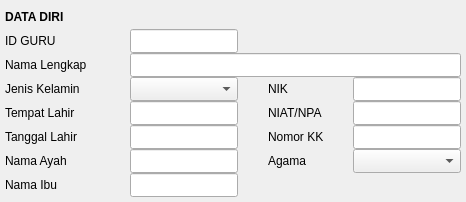
               <widget class="QWidget" name="widget_datadiri" native="true">
                <property name="styleSheet">
                 <string notr="true"/>
                </property>
                <layout class="QGridLayout" name="gridLayout_5" columnminimumwidth="120,0,20,80,0">
                 <property name="leftMargin">
                  <number>5</number>
                 </property>
                 <property name="topMargin">
                  <number>5</number>
                 </property>
                 <property name="rightMargin">
                  <number>5</number>
                 </property>
                 <property name="bottomMargin">
                  <number>5</number>
                 </property>
                 <property name="horizontalSpacing">
                  <number>5</number>
                 </property>
                 <property name="verticalSpacing">
                  <number>0</number>
                 </property>
                 <item row="3" column="2">
                  <widget class="QWidget" name="widget" native="true"/>
                 </item>
                 <item row="2" column="0">
                  <widget class="QLabel" name="label_62">
                   <property name="text">
                    <string>Nama Lengkap</string>
                   </property>
                  </widget>
                 </item>
                 <item row="5" column="1">
                  <widget class="QLineEdit" name="line_tgl_lahir">
                   <property name="minimumSize">
                    <size>
                     <width>0</width>
                     <height>24</height>
                    </size>
                   </property>
                  </widget>
                 </item>
                 <item row="3" column="1">
                  <widget class="QComboBox" name="cbo_jk">
                   <property name="minimumSize">
                    <size>
                     <width>0</width>
                     <height>24</height>
                    </size>
                   </property>
                  </widget>
                 </item>
                 <item row="5" column="0">
                  <widget class="QLabel" name="label_5">
                   <property name="text">
                    <string>Tanggal Lahir</string>
                   </property>
                  </widget>
                 </item>
                 <item row="4" column="0">
                  <widget class="QLabel" name="label_4">
                   <property name="text">
                    <string>Tempat Lahir</string>
                   </property>
                  </widget>
                 </item>
                 <item row="3" column="0">
                  <widget class="QLabel" name="label_3">
                   <property name="text">
                    <string>Jenis Kelamin</string>
                   </property>
                  </widget>
                 </item>
                 <item row="4" column="1">
                  <widget class="QLineEdit" name="line_tmp_lahir">
                   <property name="minimumSize">
                    <size>
                     <width>0</width>
                     <height>24</height>
                    </size>
                   </property>
                  </widget>
                 </item>
                 <item row="3" column="3">
                  <widget class="QLabel" name="label_6">
                   <property name="text">
                    <string>NIK</string>
                   </property>
                  </widget>
                 </item>
                 <item row="3" column="4">
                  <widget class="QLineEdit" name="line_nik">
                   <property name="minimumSize">
                    <size>
                     <width>0</width>
                     <height>24</height>
                    </size>
                   </property>
                  </widget>
                 </item>
                 <item row="0" column="0" colspan="2">
                  <widget class="QLabel" name="label_40">
                   <property name="minimumSize">
                    <size>
                     <width>0</width>
                     <height>24</height>
                    </size>
                   </property>
                   <property name="font">
                    <font>
                     <weight>75</weight>
                     <bold>true</bold>
                    </font>
                   </property>
                   <property name="text">
                    <string>DATA DIRI</string>
                   </property>
                  </widget>
                 </item>
                 <item row="7" column="0">
                  <widget class="QLabel" name="label_8">
                   <property name="text">
                    <string>Nama Ibu</string>
                   </property>
                  </widget>
                 </item>
                 <item row="6" column="4">
                  <widget class="QComboBox" name="cbo_agama">
                   <property name="minimumSize">
                    <size>
                     <width>0</width>
                     <height>24</height>
                    </size>
                   </property>
                  </widget>
                 </item>
                 <item row="2" column="1" colspan="4">
                  <widget class="QLineEdit" name="line_nama_lengkap">
                   <property name="minimumSize">
                    <size>
                     <width>0</width>
                     <height>24</height>
                    </size>
                   </property>
                  </widget>
                 </item>
                 <item row="6" column="3">
                  <widget class="QLabel" name="label_9">
                   <property name="text">
                    <string>Agama</string>
                   </property>
                  </widget>
                 </item>
                 <item row="5" column="4">
                  <widget class="QLineEdit" name="line_no_kk">
                   <property name="minimumSize">
                    <size>
                     <width>0</width>
                     <height>24</height>
                    </size>
                   </property>
                  </widget>
                 </item>
                 <item row="5" column="3">
                  <widget class="QLabel" name="label_7">
                   <property name="text">
                    <string>Nomor KK</string>
                   </property>
                  </widget>
                 </item>
                 <item row="4" column="4">
                  <widget class="QLineEdit" name="line_niat_npa">
                   <property name="minimumSize">
                    <size>
                     <width>0</width>
                     <height>24</height>
                    </size>
                   </property>
                  </widget>
                 </item>
                 <item row="4" column="3">
                  <widget class="QLabel" name="label_76">
                   <property name="text">
                    <string>NIAT/NPA</string>
                   </property>
                  </widget>
                 </item>
                 <item row="6" column="1">
                  <widget class="QLineEdit" name="line_ayah">
                   <property name="minimumSize">
                    <size>
                     <width>0</width>
                     <height>24</height>
                    </size>
                   </property>
                  </widget>
                 </item>
                 <item row="7" column="1">
                  <widget class="QLineEdit" name="line_ibu_kandung">
                   <property name="minimumSize">
                    <size>
                     <width>0</width>
                     <height>24</height>
                    </size>
                   </property>
                  </widget>
                 </item>
                 <item row="6" column="0">
                  <widget class="QLabel" name="label_78">
                   <property name="text">
                    <string>Nama Ayah</string>
                   </property>
                  </widget>
                 </item>
                 <item row="1" column="0">
                  <widget class="QLabel" name="label_79">
                   <property name="text">
                    <string>ID GURU</string>
                   </property>
                  </widget>
                 </item>
                 <item row="1" column="1">
                  <widget class="QLineEdit" name="line_id_guru">
                   <property name="minimumSize">
                    <size>
                     <width>0</width>
                     <height>24</height>
                    </size>
                   </property>
                  </widget>
                 </item>
                </layout>
               </widget>
